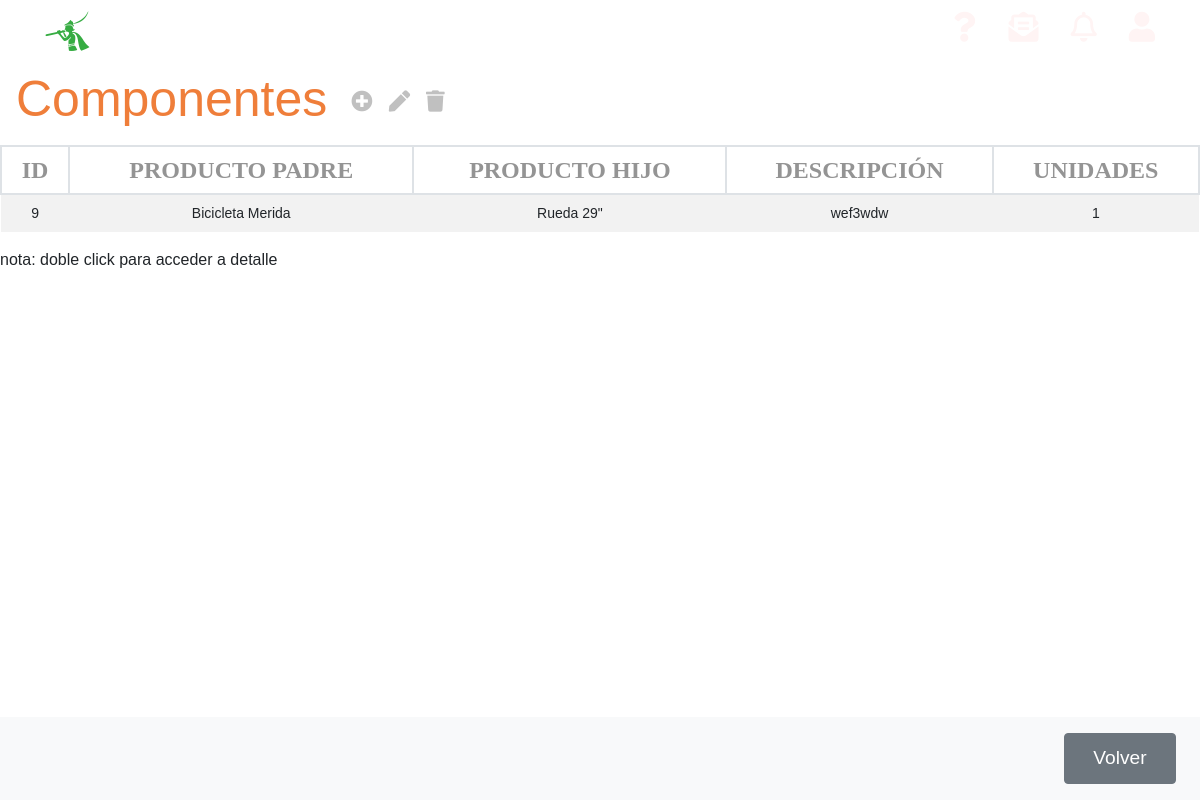
The page /appEntrega/componentes/ on the database as committed earlier.
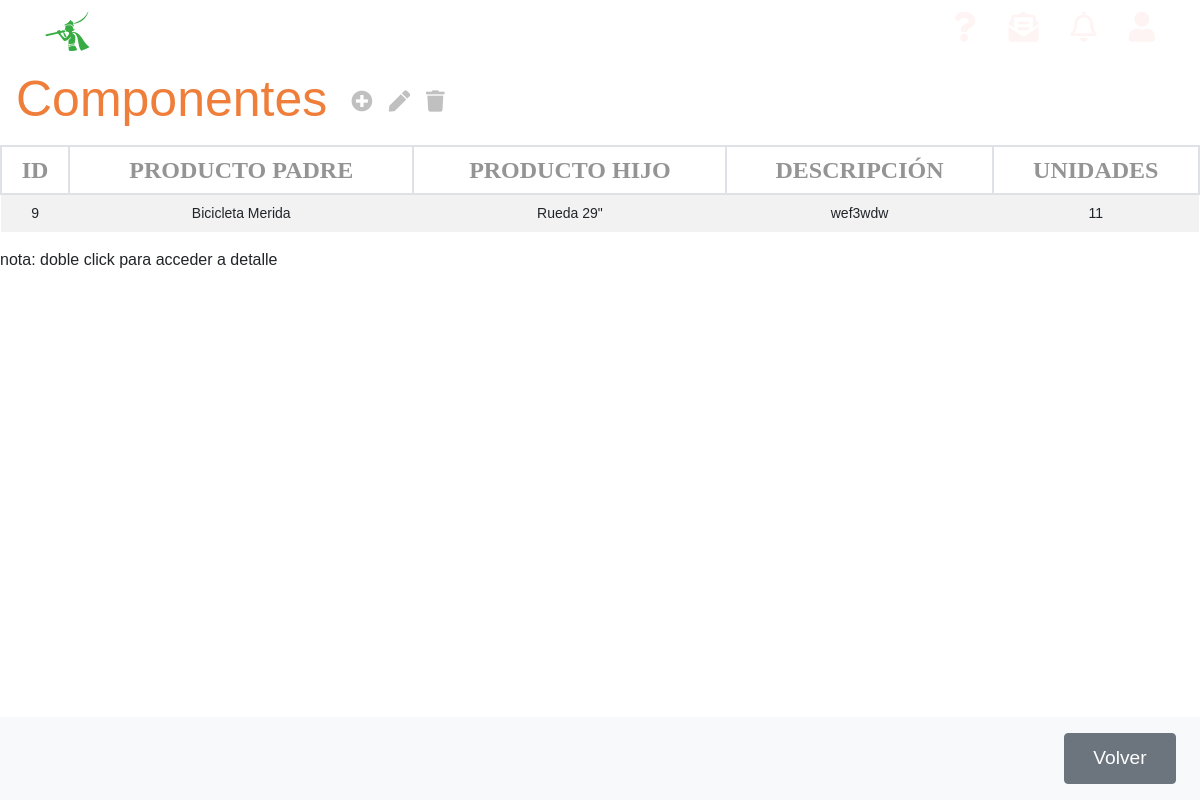
The same page on the database as committed later.
### appEntrega/models.py (models this page shows, shortened)
class Componente(models.Model):
    componente_producto_padre = models.ForeignKey(Producto, related_name='producto_padre', null=False,
                                                  on_delete=models.CASCADE,
                                                  default=0)
    componente_producto = models.ForeignKey(Producto, related_name='producto', null=False, on_delete=models.CASCADE,
                                            default=0)
    componente_unidades = models.PositiveIntegerField(default=1)
    componente_descripcion = models.CharField(max_length=250)

class Producto(models.Model):
    producto_referencia = models.CharField(max_length=13, primary_key=True)
    producto_nombre = models.CharField(max_length=50)
    producto_descripcion = models.CharField(max_length=250)
    producto_categoria = models.CharField(max_length=50)
    producto_precio = models.DecimalField(max_digits=10, decimal_places=2, default=0)

### appEntrega/views.py (the view)
# urls.py: path('componentes/', ComponenteListView.as_view(), name='listaComponente'),
class ComponenteListView(ListView):
    model = Componente
    template_name = 'listaComponentes.html'
    context_object_name = 'lista_componentes'

### appEntrega/templates/listaComponentes.html
{% extends 'base.html' %}
{% block content %}
<div class="">
    <nav class="navbar navbar-light table-navbar">
        <h2 class="orange-color">Componentes</h2>
        <ul class="navbar-nav mr-auto flex-row">
            <li class="nav-item m-0 ml-3">
                <i class="fas fa-plus-circle fa-lg c-grey"
                    onclick="location.href='http://127.0.0.1:8000/appEntrega/componentes/nuevo/'"></i>
            </li>
            <li class="nav-item m-0">
                <i class="fas fa-pen fa-lg c-grey"></i>
            </li>
            <li class="nav-item m-0">
                <i class="fas fa-trash fa-lg c-grey"></i>
            </li>
        </ul>
    </nav>
</div>
<div class="row">
    <div class="col-md-12">
        <table class="table-deustronic table table-striped table-hover">
            <thead>
                <tr>
                    <th>ID</th>
                    <th>PRODUCTO PADRE</th>
                    <th>PRODUCTO HIJO</th>
                    <th>DESCRIPCIÓN</th>
                    <th>UNIDADES</th>
                </tr>
            </thead>
            <tbody>
                {% if lista_componentes %}
                {% for comp in lista_componentes %}
                <tr ondblclick="location.href='http://127.0.0.1:8000/appEntrega/componentes/{{comp.pk}}/editar'">
                    <td>{{comp.pk}}</td>
                    <td>{{comp.componente_producto_padre.producto_nombre}}</td>
                    <td>{{comp.componente_producto.producto_nombre}}</td>
                    <td>{{comp.componente_descripcion}}</td>
                    <td>{{comp.componente_unidades}}</td>
                </tr>
                {% endfor %}
                {% else %}
                <tr>
                    <td colspan="5">
                        <p>No existen Componentes</p>
                    </td>
                </tr>
                {% endif %}
            </tbody>
        </table>
        <p>nota: doble click para acceder a detalle</p>
    </div>
</div>
<nav class="navbar navbar-light bg-light fixed-bottom">
    <div class="form-inline ml-auto">
        <button onclick="location.href='http://127.0.0.1:8000/appEntrega'" class="btn boton-nav btn-secondary m-2"
            type="button">Volver</button>
    </div>
</nav>
{% endblock %}

Rows that differ between the two databases and show on the page:
changed Componente "wef3wdw": componente_unidades "1" → "11"
